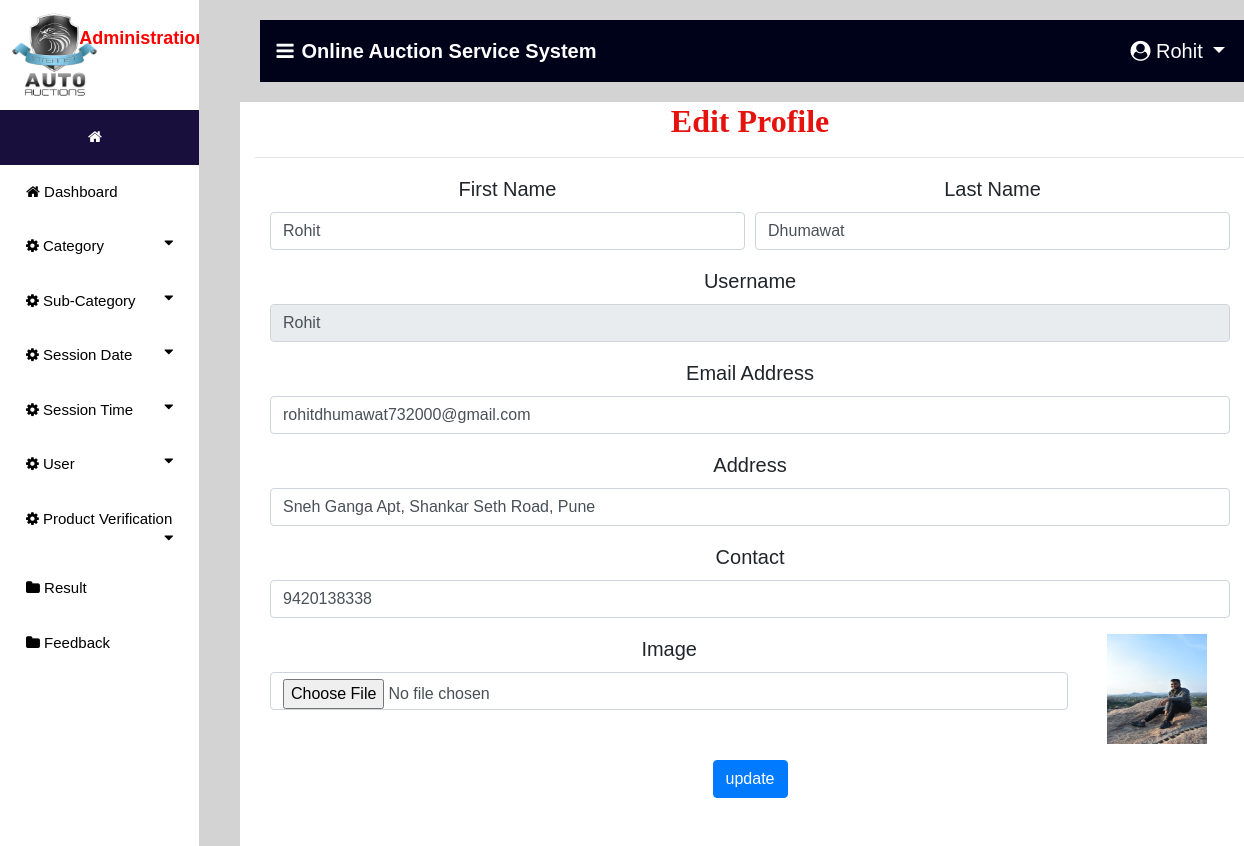
Page /edit_profile (signed in) on the committed database.
### auction/models.py (models this page shows, shortened)
class Auction_User(models.Model):
    user = models.ForeignKey(User,on_delete=models.CASCADE,null=True)
    dob = models.DateField(null=True)
    address = models.CharField(max_length=100,null=True)
    contact = models.CharField(max_length=10,null=True)
    image = models.FileField(null=True)
    membership = models.ForeignKey(Member_fee,on_delete=models.CASCADE,null=True)

### auction/views.py (the view, shortened to what this page needs)
# urls.py: path('edit_profile',Edit_Profile,name="edit_profile"),
def Edit_Profile(request):
    if not request.user.is_authenticated:
        return redirect('login_user')
    new2 = new()
    count = 0
    if new2:
        count += 1
    user1 = User.objects.get(id=request.user.id)
    pro=""
    try:
        pro = Bidder.objects.get(user=user1)
        if pro:
            error="pat"
    except:
        pro = Auction_User.objects.get(user=user1)
    terror = False
    d = {'terror':terror,'pro':pro,'data':pro,'count':count,'new2':new2}
    return render(request, 'edit_profile.html',d)

### auction/views.py (called while the page is built)
def new():
    status = Status.objects.get(status="pending")
    new_pro = Product.objects.filter(status=status)
    return new_pro

### auction/templates/edit_profile.html (shortened to what this page needs)
{% extends 'navigation3.html' %}
{% block body1 %}
{% load static %}
<div class="container" style="background:white">
    <h2 style="font-weight:bold;font-family : 'Monotype Corsiva' ; color : #E6120E ;margin-top:2%" align="center">Edit Profile</h2><hr>
<div class="container-fluid" style="">
    <div class="row">
        <div class="col-md-12">
            <form method="post" action="" enctype="multipart/form-data">
    <div class="form-row">
    <div class="form-group col-md-6">
      <label for="inputEmail4">First Name</label>
      <input type="text" class="form-control" value="{{pro.user.first_name}}" name="fname" id="inputEmail4">
    </div>
    <div class="form-group col-md-6">
      <label for="inputPassword4">Last Name</label>
      <input type="text" class="form-control" name="lname" value="{{pro.user.last_name}}" id="inputPassword4">
    </div>
  </div>
    <div class="form-row">
    <div class="form-group col-md-12">
      <label for="inputEmail4">Username</label>
      <input type="text" class="form-control" name="uname" value="{{pro.user.username}}" id="inputEmail4" readonly>
    </div>
        <div class="form-group col-md-12">
      <label for="inputEmail4">Email Address</label>
      <input type="text" class="form-control" name="email" value="{{pro.user.email}}" id="inputEmail4">
    </div>
  </div>
<div class="form-row">
    <div class="form-group col-md-12">
      <label for="inputEmail4">Address</label>
      <input type="text" class="form-control" name="address" value="{{pro.address}}" id="inputEmail4">
    </div>
  </div>
 <div class="form-row">
    <div class="form-group col-md-12">
    <label for="exampleInputPassword1">Contact</label>
    <input type="text" class="form-control" id="exampleInputPassword1" value="{{pro.contact}}" name="contact">
  </div>
        </div>
<div class="form-row">
    <div class="form-group col-md-10">
    <label for="exampleInputPassword1">Image</label>
    <input type="file" class="form-control" id="exampleInputPassword1" name="image">
  </div>
    <div class="form-group col-md-2">
   <img src="{{pro.image.url}}" style="width:100px;height:110px">
  </div>
</div>
  <button type="submit" class="btn btn-primary" style="margin-bottom:5%">update</button>
</form>
        </div>
    </div>
</div>
</div>
{% endblock %}

### auction/templates/navigation3.html (shortened to what this page needs)
{% extends 'navigation2.html' %}
{% block body %}
<nav class="navbar navbar-expand-lg navbar-light" style="margin-left:2%;margin-top:2%;width:99%;background-color:#00021a">
  <a class="navbar-brand" href="#" style="color:white;font-weight:bold"><i class="fa fa-bars" style="margin-right:8px"></i>Online Auction Service System</a>
  <div class="collapse navbar-collapse nav justify-content-end" id="navbarNavDropdown">
      <li class="nav-item dropdown" style="margin-right:3%;color:white">
        <a class="nav-link dropdown-toggle" style="color:white;margin-left:5%" href="#" id="navbarDropdown" role="button" data-toggle="dropdown" aria-haspopup="true" aria-expanded="false">
          <i class="fa fa-user-circle"></i> {{request.user.username}}
        </a>
      </li>
  </div>
 </nav>
{% block body1 %}
{% endblock %}
{% endblock %}

### auction/templates/navigation2.html (style rules this page uses)
body { font-family: "Lato", sans-serif; }
body { margin:0;font-family:Arial }
.dropdown { float:right; }

### rows in the picture
Auction_User: fname "Rohit", lname "Dhumawat", uname "Rohit", email "rohitdhumawat732000@gmail.com", address "Sneh Ganga Apt, Shankar Seth Road, Pune", contact "9420138338", image (picture)

### other values in the picture
{{ request.user.username }} "Rohit"
